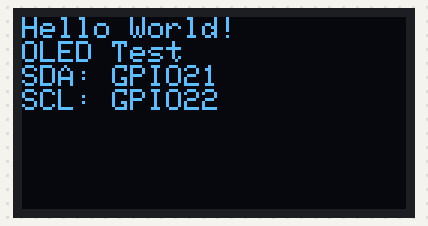
Simulated run of this sketch. Board: Arduino Uno, built with avr-gcc and run on an emulated ATmega328P. Parts: 128×64 one-colour display. What the sketch prints to the serial monitor is not drawn.

Above: at 0.1 s.
At 2.1 s:
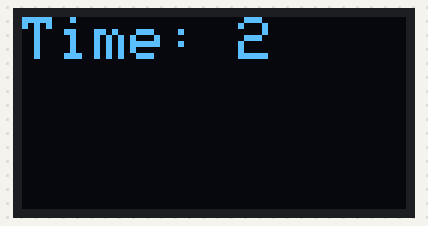
At 10.4 s:
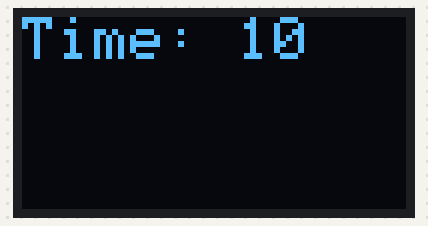
At 19.6 s:
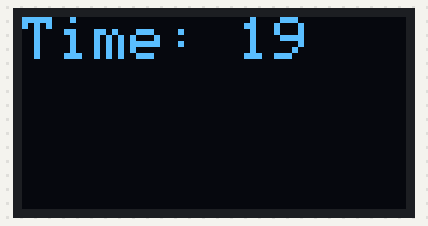
At 28.8 s:
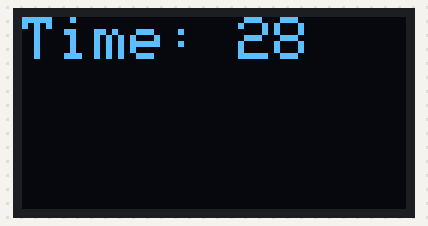
At 38.1 s:
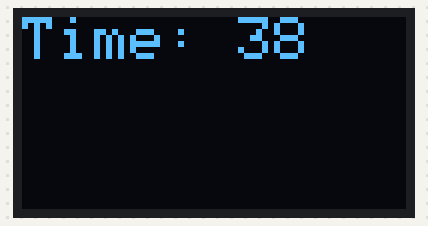

Measured:
- what the display in image 1 shows lasts 1.0 s, from 2.1 s to 3.1 s

The sketch:

OLED.ino
```cpp
#include <Wire.h>
#include <Adafruit_GFX.h>
#include <Adafruit_SSD1306.h>

#define SCREEN_WIDTH 128
#define SCREEN_HEIGHT 64
#define OLED_RESET -1 // Reset pin (-1 if not used)

// Using your pins: SDA=21, SCL=22
Adafruit_SSD1306 display(SCREEN_WIDTH, SCREEN_HEIGHT, &Wire, OLED_RESET);

void setup() {
  Serial.begin(115200);

  // Initialize OLED with I2C address 0x3C
  if(!display.begin(SSD1306_SWITCHCAPVCC, 0x3C)) {
    Serial.println(F("SSD1306 allocation failed"));
    for(;;); // Don't proceed, loop forever
  }

  Serial.println("OLED initialized!");

  // Clear the buffer
  display.clearDisplay();

  // Display text
  display.setTextSize(1);      // Normal 1:1 pixel scale
  display.setTextColor(SSD1306_WHITE); // Draw white text
  display.setCursor(0, 0);     // Start at top-left corner
  display.println(F("Hello World!"));
  display.println(F("OLED Test"));
  display.println(F("SDA: GPIO21"));
  display.println(F("SCL: GPIO22"));
  display.display();           // Actually display the content

  delay(2000); // Pause for 2 seconds
}

void loop() {
  // Clear and update display with time
  display.clearDisplay();
  display.setCursor(0, 0);
  display.setTextSize(2);
  display.print(F("Time: "));
  display.println(millis() / 1000);
  display.display();

  delay(1000); // Update every second
}
```
